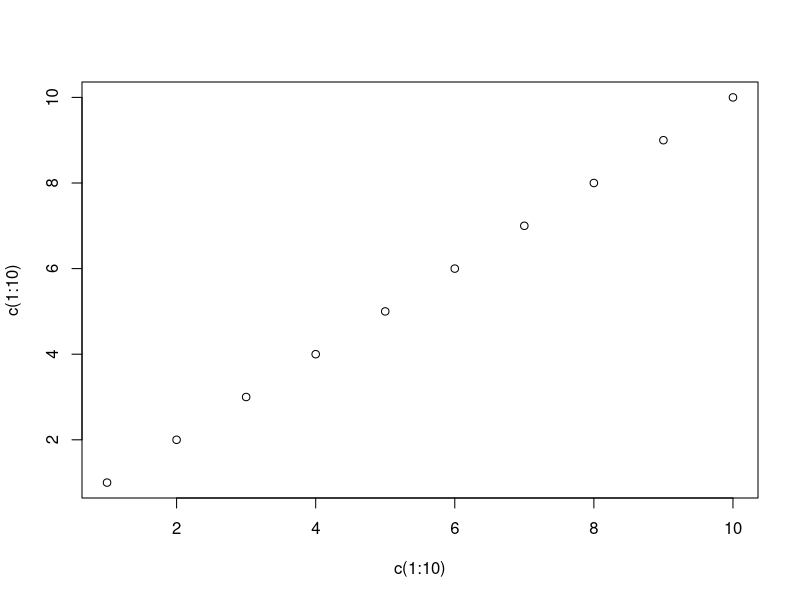

Reproduce this figure in R.
## ---- chunk 1
plot(c(1:10),c(1:10))

